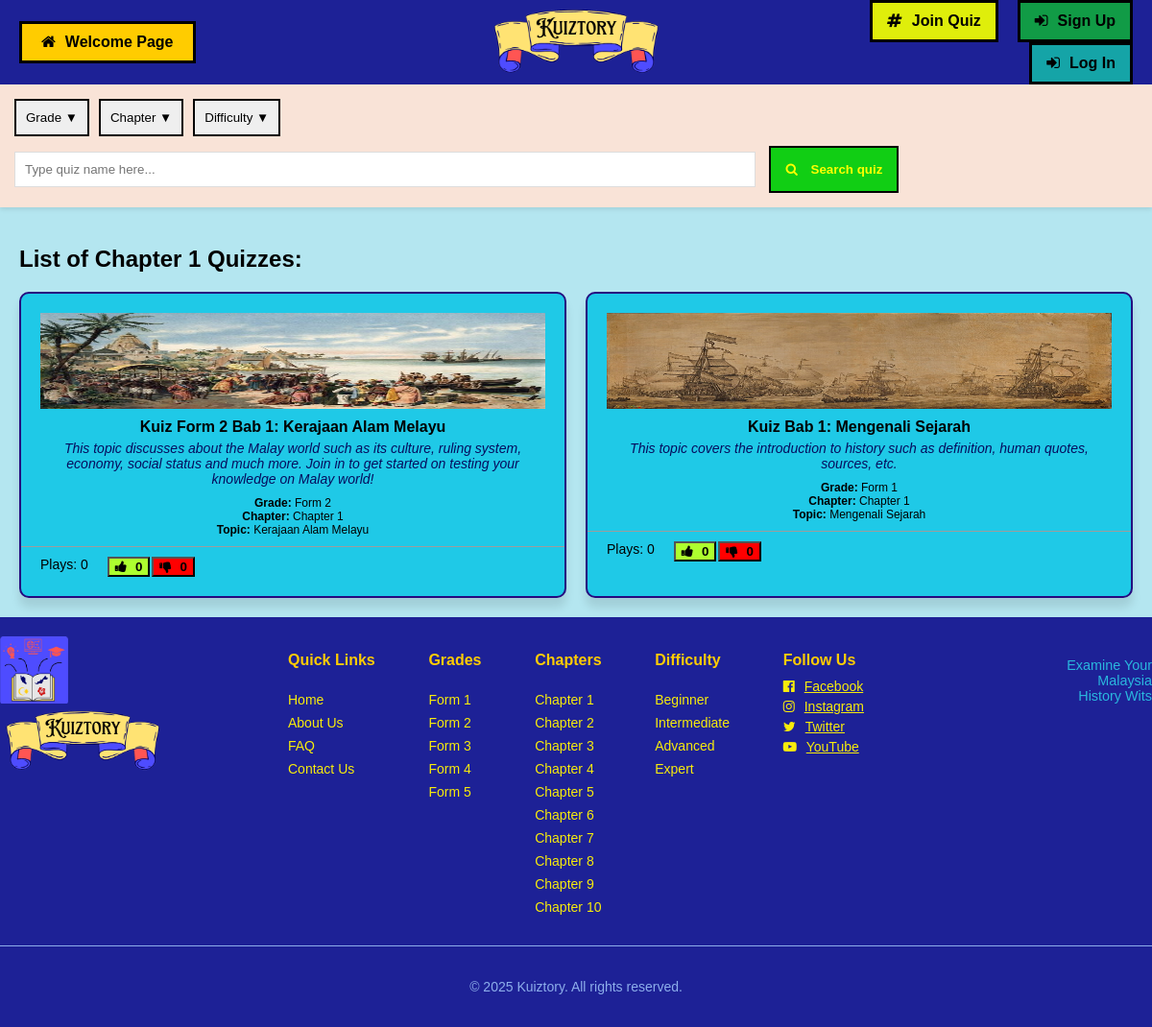
The page /filterChap.php?Chapter=Chapter 1 on the database its author committed.
### tables this page shows
CREATE TABLE `assessment` (
  `AssmtCode` varchar(50) NOT NULL,
  `TeacherID` varchar(50) NOT NULL,
  `AssmtName` varchar(250) NOT NULL,
  `AssmtDesc` varchar(500) NOT NULL,
  `AssmtRegDate` date NOT NULL,
  `AssmtGradeLvl` varchar(20) NOT NULL,
  `AssmtChapter` varchar(20) NOT NULL,
  `AssmtTopic` varchar(250) NOT NULL,
  `AssmtDifficulty` varchar(20) NOT NULL,
  `AssmtVisibility` varchar(20) NOT NULL,
  `AssmtTags` varchar(500) DEFAULT NULL,
  `AssmtBgImg` varchar(250) DEFAULT NULL,
  `AssmtOpenStatus` varchar(50) NOT NULL,
  `LikeCount` int(255) NOT NULL,
  `DislikeCount` int(255) NOT NULL
);

### filterChap.php (the view, shortened to what this page needs)
<!DOCTYPE html>
<html lang="en">
<head>
    <link rel="stylesheet" href="./styles/searchResult.css">
    <link rel="stylesheet" href="https://cdnjs.cloudflare.com/ajax/libs/font-awesome/4.7.0/css/font-awesome.min.css">
</head>
<body>
    <?php
        include './phpcrud/DBconnection.php';
        $searchChap = $_GET['Chapter'];
    ?>
    <?php
        if(isset($_SESSION['SES_StuID']) || isset($_SESSION['SES_TeaID'])) {
            include "header2.php";
        } else {
            include "header.php";
        }
    ?>
    <?php include "filterbar.php";?>
    <main>
        <h2>List of <?php echo $searchChap;?> Quizzes:</h2>
        <div class="grid-container">
            <?php
                $query = "SELECT * FROM assessment WHERE AssmtChapter = '$searchChap';";
                $results = mysqli_query($connection, $query);
                while ($data = mysqli_fetch_assoc($results)) {
                if (empty($data)) {
            ?>
                    <script>
                        alert("Sorry! Quizzes with the chapter '<?php echo $searchChap?>' cannot be found! Please try again.");
                    </script>
            <?php
                } else {
                        $refCode = $data['AssmtCode'];
                        $refName = $data['AssmtName'];
                        $refDesc = $data['AssmtDesc'];
                        $refGrade = $data['AssmtGradeLvl'];
                        $refChapter = $data['AssmtChapter'];
                        $refTopic = $data['AssmtTopic'];
                        $refLike = $data['LikeCount'];
                        $refDislike = $data['DislikeCount'];
                        $refBgImg = $data['AssmtBgImg'];
            ?>
                        <div class="game-card" onclick="location.href='selectedAssessment.php?assmtcode=<?php echo $refCode?>';">
                            <div class="game-image"><img src="./images/assmtBgImg/<?php echo $refBgImg;?>" alt="Quiz Image"></div>
                            <div class="title"><?php echo $refName?></div>
                            <div class="description"><?php echo $refDesc?></div>
                            <div class="grade"><b>Grade:</b> <?php echo $refGrade?></div>
                            <div class="chap"><b>Chapter:</b> <?php echo $refChapter?></div>
                            <div class="topic"><b>Topic:</b> <?php echo $refTopic?></div>
                            <div class="stats">
                                <p>Plays: 0 </p>
                                <button class= "stats-btn-like">
                                    <i class="fa fa-thumbs-up" style="padding-right: 5px;"></i>
                                    <b><?php echo $refLike?></b>
                                </button>
                                <button class= "stats-btn-dislike">
                                    <i class="fa fa-thumbs-down" style="padding-right: 5px;"></i>
                                    <b><?php echo $refDislike?></b>
                                </button>
                            </div>
                        </div>
            <?php
                    }
                }
            ?>
        </div>
    </main>
    <?php include "footer2.php";?>
</body>
</html>

### styles/searchResult.css (style rules this page uses)
body { font-family: 'Trebuchet MS', sans-serif; background: #b4e6f0; margin: 0; }
main { padding: 20px; }
.grid-container { display: grid; grid-template-columns: repeat(auto-fit, minmax(200px, 1fr)); gap: 20px; }
.game-card { border: 2px solid #25097f; border-radius: 10px; padding: 20px; text-align: center; display: flex; flex-direction: column; align-items: center; background: #1fc9e7; box-shadow: 0px 10px 10px rgba(0, 0, 0, 0.1); text-decoration: none; color: black; }
.title { font-weight: bold; margin-bottom: 5px; }
.description { font-size: 14px; color: #060d5e; margin-bottom: 10px; font-style: italic; }
.grade { font-size: 12px; }
.chap { font-size: 12px; }
.topic { font-size: 12px; margin-bottom: 10px; }
.stats-btn-like { background-color: greenyellow; }
.stats-btn-dislike { background-color: red; }

### rows shown on the page
assessment: AssmtBgImg (picture), AssmtName "Kuiz Form 2 Bab 1: Kerajaan Alam Melayu", AssmtDesc "This topic discusses about the Malay world such as its culture, ruling system, economy, social status and much more. Join in to get started on testing your knowledge on Malay world!", AssmtGradeLvl "Form 2", AssmtChapter "Chapter 1", AssmtTopic "Kerajaan Alam Melayu", LikeCount "0", DislikeCount "0"
assessment: AssmtBgImg (placeholder picture), AssmtName "Kuiz Bab 1: Mengenali Sejarah", AssmtDesc "This topic covers the introduction to history such as definition, human quotes, sources, etc.", AssmtGradeLvl "Form 1", AssmtChapter "Chapter 1", AssmtTopic "Mengenali Sejarah", LikeCount "0", DislikeCount "0"

### other values the page prints
$searchChap "Chapter 1"
